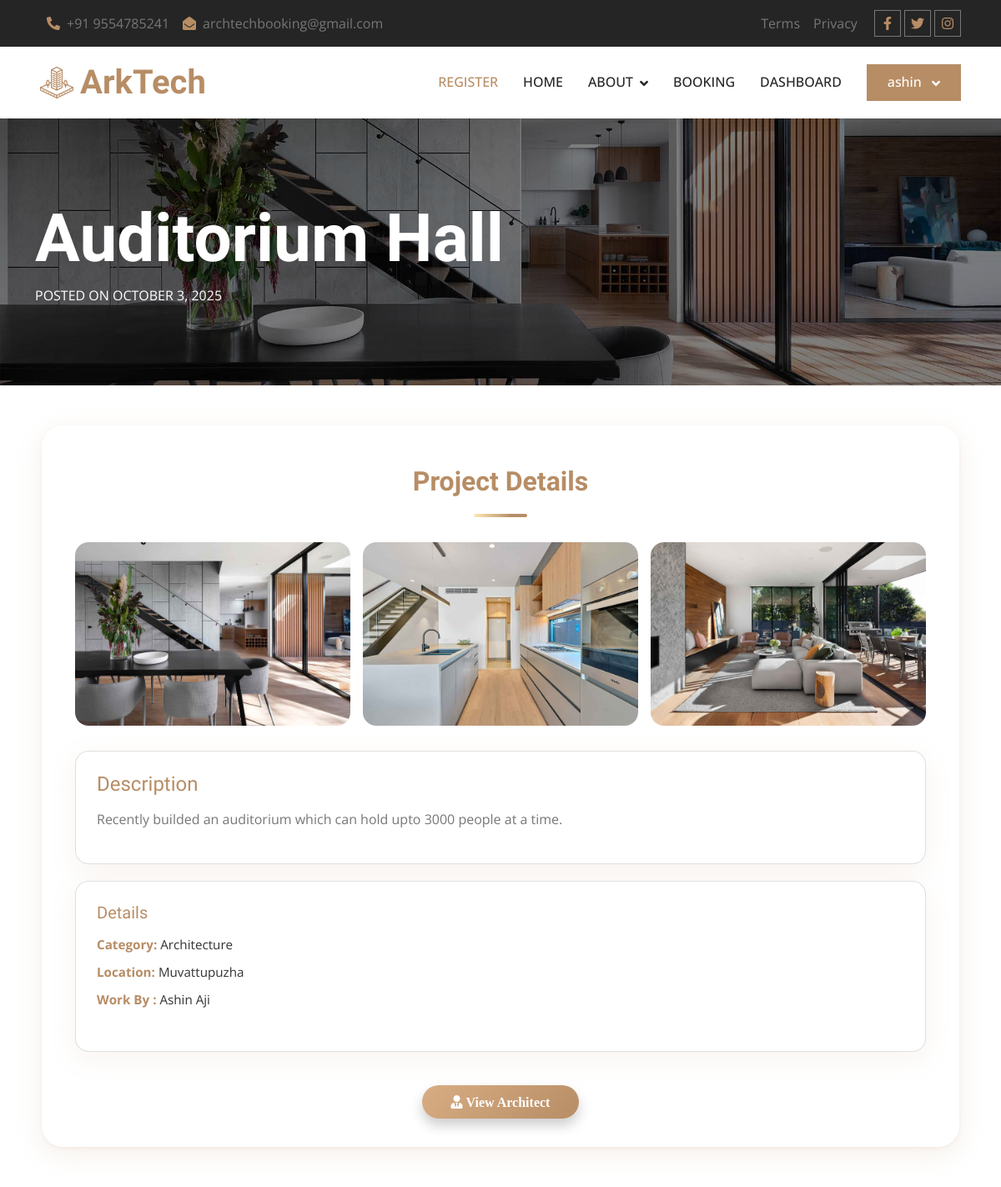
Page /Guest/project_view.php?id=1 (signed in, upper part) on the earlier database version.
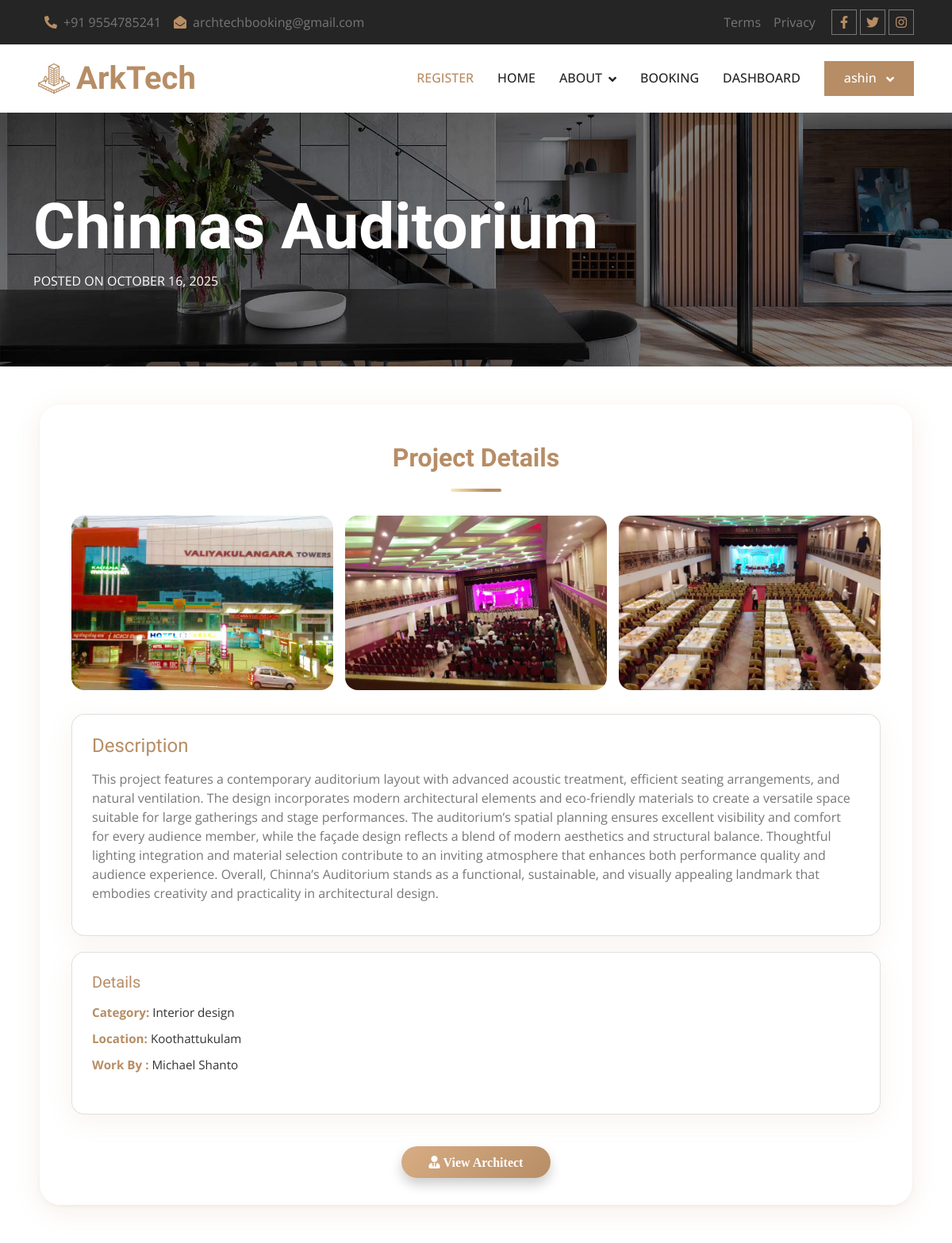
Same page on the later database version.
### tables this page shows
CREATE TABLE IF NOT EXISTS `tbl_previous_works` (
  `prev_work_id` int NOT NULL AUTO_INCREMENT,
  `architect_id` int NOT NULL,
  `title` varchar(1000) NOT NULL,
  `descriptions` varchar(10000) NOT NULL,
  `category_id` int NOT NULL,
  `project_location` varchar(500) NOT NULL,
  `image1` varchar(500) NOT NULL,
  `image2` varchar(500) NOT NULL,
  `image3` varchar(500) NOT NULL,
  `created_at` date NOT NULL,
  PRIMARY KEY (`prev_work_id`)
);

CREATE TABLE IF NOT EXISTS `tbl_category` (
  `category_id` int NOT NULL AUTO_INCREMENT,
  `category_name` varchar(50) NOT NULL,
  PRIMARY KEY (`category_id`)
);

CREATE TABLE IF NOT EXISTS `tbl_architects` (
  `cust_id` int NOT NULL,
  `architect_id` int NOT NULL AUTO_INCREMENT,
  `arch_name` varchar(50) NOT NULL,
  `about` mediumtext NOT NULL,
  `profiles` varchar(500) NOT NULL,
  `email` varchar(50) NOT NULL,
  `phone` bigint NOT NULL,
  `username` varchar(20) NOT NULL,
  `passwords` varchar(50) NOT NULL,
  `certificate_of_licensce` varchar(200) NOT NULL,
  `arch_locations` varchar(500) NOT NULL,
  `status` varchar(20) NOT NULL,
  `plan_id` int NOT NULL,
  `renewaldate` date NOT NULL,
  PRIMARY KEY (`architect_id`),
  UNIQUE KEY `unique_cust_id` (`cust_id`)
);

### dboperation.php (called while the page is built, shortened)
<?php
class dboperation
{
    public $con,$res;
    function __construct()
    {
        $this->con=mysqli_connect("localhost","root","","arktech");
    }
    public function executequery($sql)
    {
        $this->res=mysqli_query($this->con,$sql);
        return $this->res;
    }
}
?>

### Guest/project_view.php (the view, shortened to what this page needs)
<?php
include("../dboperation.php");
include("header.php");
$obj = new dboperation();
$id = $_GET['id'];
$sql = "SELECT pw.*,
               c.category_name,
               a.arch_name
        FROM tbl_previous_works pw
        LEFT JOIN tbl_category c ON pw.category_id = c.category_id
        LEFT JOIN tbl_architects a ON pw.architect_id = a.architect_id
        WHERE pw.prev_work_id = '$id'";
$res = $obj->executequery($sql);
$project = mysqli_fetch_array($res);
?>
<div class="container-fluid page-header py-5 mb-5 wow fadeIn" data-wow-delay="0.1s">
  <div class="container py-5">
    <h1 class="display-1 text-white animated slideInDown"><?php echo ($project['title'] ?: "Untitled Project"); ?></h1>
    <nav aria-label="breadcrumb animated slideInDown">
      <ol class="breadcrumb text-uppercase mb-0">
        <li class="breadcrumb-item"><div class="text-white">Posted on <?php echo date('F j, Y', strtotime($project['created_at'])); ?></div></li>
      </ol>
    </nav>
  </div>
</div>
<div class="project-view-container">
  <h2>Project Details</h2>
  <div class="project-images">
    <?php
    $images = [$project['image1'], $project['image2'], $project['image3']];
    foreach ($images as $img) {
        if ($img) echo '<img src="../uploads/'.$img.'" alt="Project Image">';
    }
    ?>
  </div>
  <div class="card">
    <h4>Description</h4>
    <p><?php echo ($project['descriptions'] ?: "No description available."); ?></p>
  </div>
  <div class="card">
    <h5>Details</h5>
    <ul class="details-list">
      <li><strong>Category:</strong> <?php echo ($project['category_name'] ?: "N/A"); ?></li>
      <li><strong>Location:</strong> <?php echo ($project['project_location'] ?: "N/A"); ?></li>
      <li><strong>Work By :</strong> <?php echo ($project['arch_name'] ?: "N/A"); ?></li>
    </ul>
  </div>
    <form action="architect_view.php" method="get" class="text-center">
      <button type="submit" class="fas fa-user-tie update-btn"> View Architect</button>
    </form>
  </div>

Differences in the rows shown:
changed tbl_previous_works: title "Auditorium Hall" → "Chinnas Auditorium"; created_at "OCTOBER 3, 2025" → "OCTOBER 16, 2025"; image1: a different picture; image2: a different picture; image3: a different picture; descriptions "Recently builded an auditorium which can hold upto 3000 people at a time." → "This project features a contemporary auditorium layout with advanced acoustic treatment, efficient seating arrangements, and natural ventilation. The design incorporates modern architectural elements and eco-friendly materials to create a versatile space suitable for large gatherings and stage performances. The auditorium’s spatial planning ensures excellent visibility and comfort for every audience member, while the façade design reflects a blend of modern aesthetics and structural balance. Thoughtful lighting integration and material selection contribute to an inviting atmosphere that enhances both performance quality and audience experience. Overall, Chinna’s Auditorium stands as a…"; category.category_name "Architecture" → "Interior design"; project_location "Muvattupuzha" → "Koothattukulam"; architect.arch_name "Ashin Aji" → "Michael Shanto"
